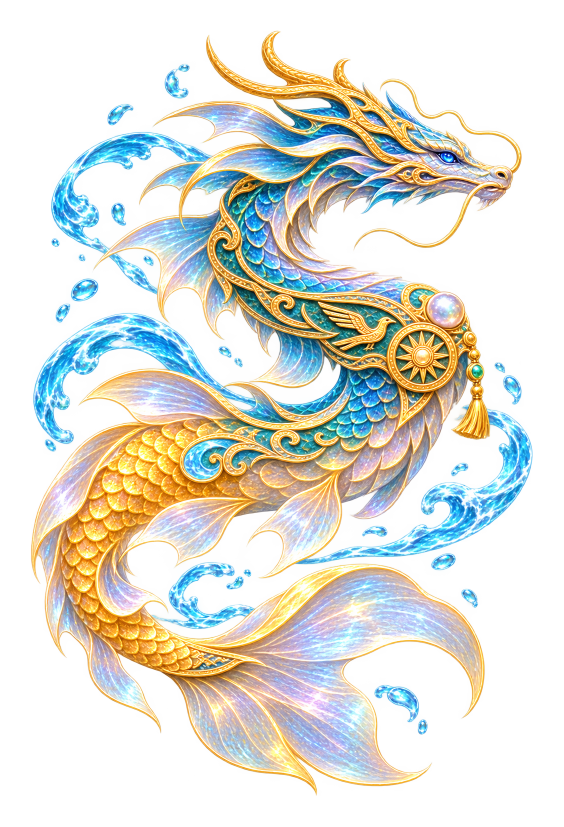
#> input picture web/son-ha-tien-lo/tranh-goc/thu/ca-chep-hoa-rong.png, 1127 x 1653 px (shown at 1/2 size); its folder holds only this picture in this run
$ python luu-thu.py ../tranh-goc/thu/ca-chep-hoa-rong.png ../tranh-goc/thu/ca-chep-vang.png
#> lines starting #> are read from the running program, lines starting #| are printed output that depends on the picture
"""Lưu một ảnh con vật (ChatGPT, nền trong suốt) thành bản gốc cho game + bản web.

python web/son-ha-tien-lo/cong-cu/luu-thu.py <vào.png> <tên>

- Bản gốc: tranh-goc/thu/<tên>.png — giữ nguyên độ phân giải, cắt sát rồi chừa lề 4% (để rig / làm ảnh động sau).
- Bản web: anh/vp/thu-<tên>.webp — cao 420px.
"""
import sys
from pathlib import Path
from PIL import Image

GOC = Path(__file__).resolve().parent.parent
vao, ten = sys.argv[1], sys.argv[2]
im = Image.open(vao).convert('RGBA')
#> im is the input picture: PIL image 1127x1653 RGBA; mean R, G, B, A 134.1, 137.5, 122.6, 109.5
hop = im.split()[3].point(lambda v: 255 if v > 20 else 0).getbbox()
#> hop = (61, 61, 1066, 1592)
im = im.crop(hop)
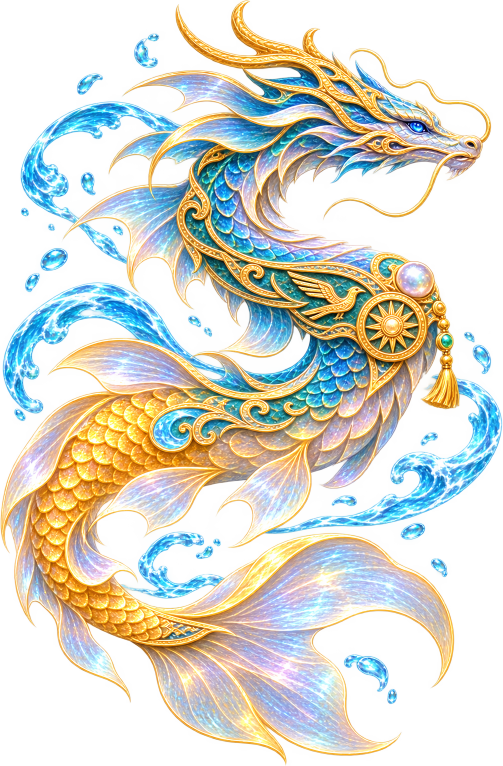
#> im: PIL image 1005x1531 RGBA (shown at 1/2 size); mean R, G, B, A 162.4, 166.5, 148.4, 132.6; transparent parts drawn white
le = int(max(im.size) * 0.04)
#> le = 61
khung = Image.new('RGBA', (im.width + 2 * le, im.height + 2 * le), (0, 0, 0, 0))
#> khung: PIL image 1127x1653 RGBA; every value is 0
khung.paste(im, (le, le))
(GOC / 'tranh-goc/thu').mkdir(parents=True, exist_ok=True)
(GOC / 'anh/vp').mkdir(parents=True, exist_ok=True)
khung.save(GOC / f'tranh-goc/thu/{ten}.png')
cao = 420
khung.resize((round(khung.width * cao / khung.height), cao), Image.LANCZOS).save(GOC / f'anh/vp/thu-{ten}.webp', quality=86)
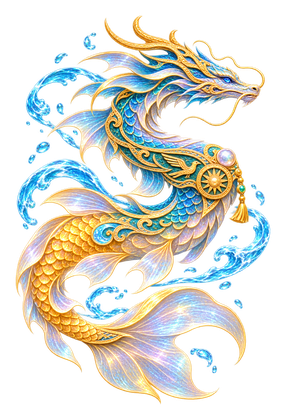
#> saved as ca-chep-vang.png.webp: PIL image 286x420 RGBA; mean R, G, B, A 96.5, 98.6, 87.9, 109.7; transparent parts drawn white
print('xong', ten, khung.size)
#| xong ../tranh-goc/thu/ca-chep-vang.png (1127, 1653)

$ run again, on web/son-ha-tien-lo/tranh-goc/thu/cuoi-ngua.png
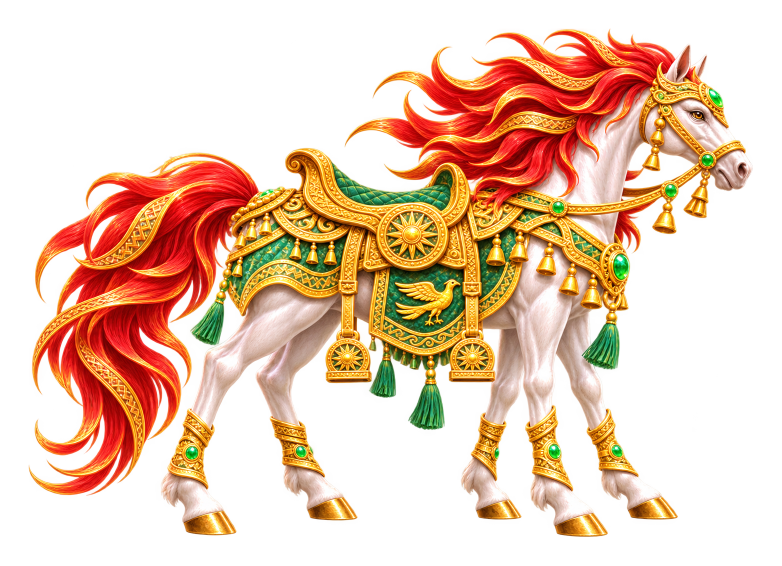
#> input picture web/son-ha-tien-lo/tranh-goc/thu/cuoi-ngua.png, 1563 x 1131 px (shown at 1/2 size)
#> im is the input picture: PIL image 1563x1131 RGBA; mean R, G, B, A 138.5, 89, 47.5, 103.7
#> hop = (57, 57, 1506, 1074)
#> `im = im.crop(hop)`:
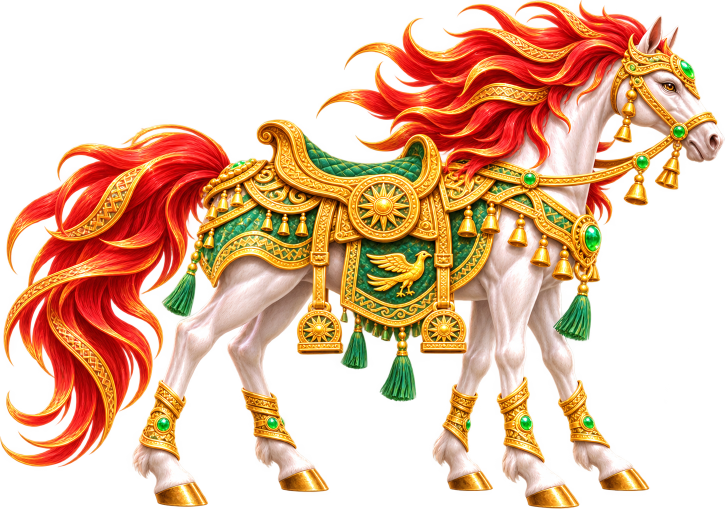
#> im: PIL image 1449x1017 RGBA (shown at 1/2 size); mean R, G, B, A 166.1, 106.8, 57, 124.4; transparent parts drawn white
#> khung: PIL image 1563x1131 RGBA; every value is 0
#> `khung.resize((round(khung.width * cao / khung.height), cao), Image.LAN..`:
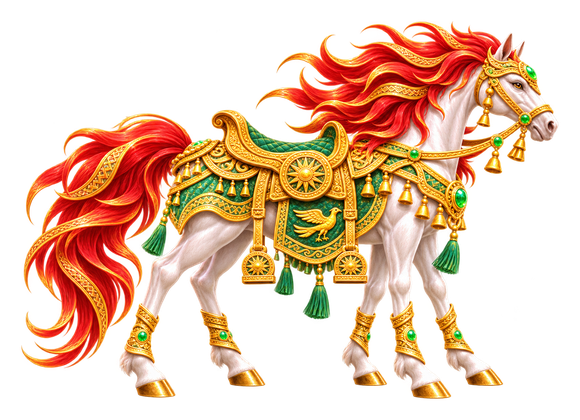
#> saved as cuoi-ngua.png.webp: PIL image 580x420 RGBA; mean R, G, B, A 96.7, 60.2, 32.2, 103.8; transparent parts drawn white
#| xong ../tranh-goc/thu/cuoi-ngua.png (1563, 1131)

$ run again, on web/son-ha-tien-lo/tranh-goc/thu/cuoi-rua.png
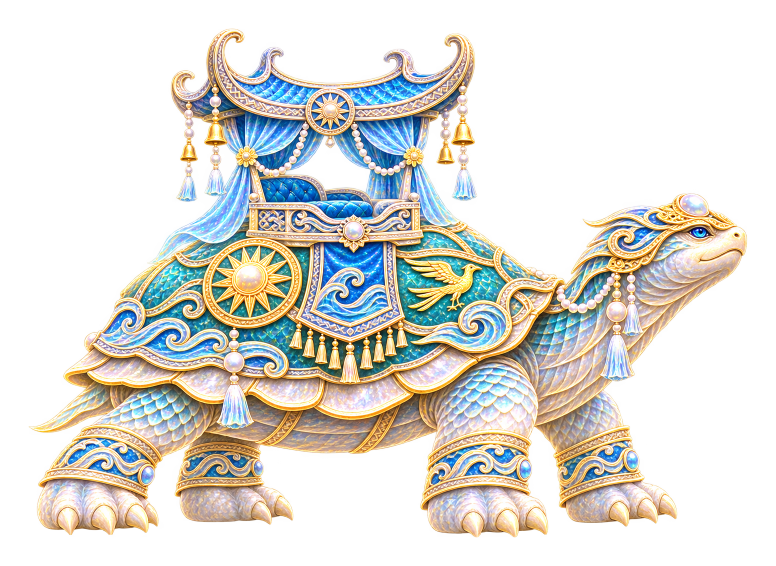
#> input picture web/son-ha-tien-lo/tranh-goc/thu/cuoi-rua.png, 1552 x 1132 px (shown at 1/2 size)
#> im is the input picture: PIL image 1552x1132 RGBA; mean R, G, B, A 126.4, 121, 107.5, 111.6
#> hop = (57, 57, 1495, 1075)
#> `im = im.crop(hop)`:
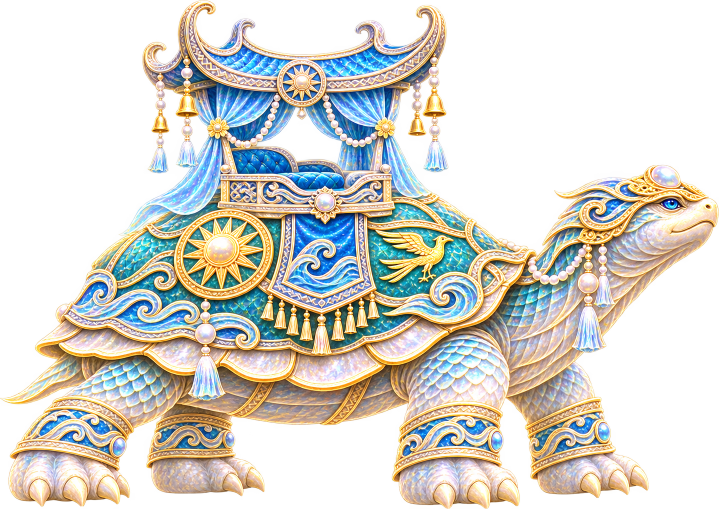
#> im: PIL image 1438x1018 RGBA (shown at 1/2 size); mean R, G, B, A 151.6, 145.2, 129.1, 133.9; transparent parts drawn white
#> khung: PIL image 1552x1132 RGBA; every value is 0
#> `khung.resize((round(khung.width * cao / khung.height), cao), Image.LAN..`:
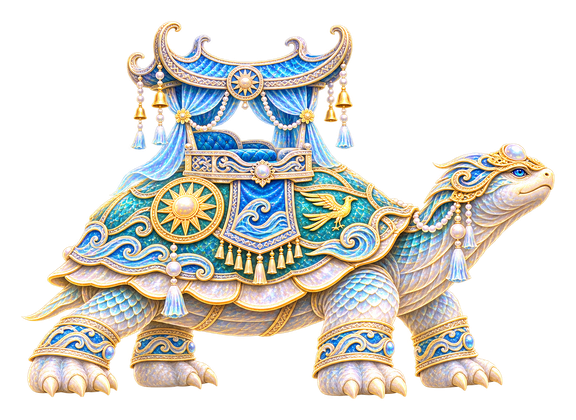
#> saved as cuoi-rua.png.webp: PIL image 576x420 RGBA; mean R, G, B, A 85.1, 83.6, 76.1, 111.6; transparent parts drawn white
#| xong ../tranh-goc/thu/cuoi-rua.png (1552, 1132)

$ run again, on web/son-ha-tien-lo/tranh-goc/thu/cuoi-voi.png
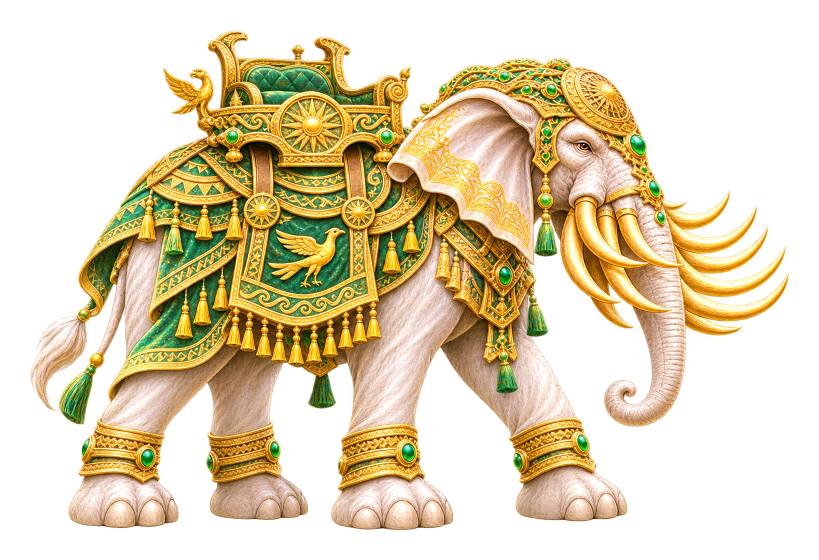
#> input picture web/son-ha-tien-lo/tranh-goc/thu/cuoi-voi.png, 1638 x 1120 px (shown at 1/2 size)
#> im is the input picture: PIL image 1638x1120 RGBA; mean R, G, B, A 134.7, 112.7, 65.7, 118.4
#> hop = (60, 60, 1578, 1060)
#> `im = im.crop(hop)`:
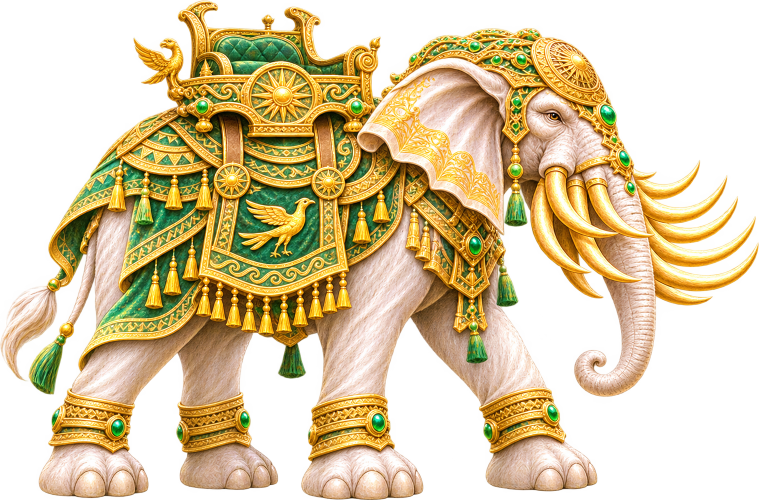
#> im: PIL image 1518x1000 RGBA (shown at 1/2 size); mean R, G, B, A 162.8, 136.1, 79.4, 143.1; transparent parts drawn white
#> khung: PIL image 1638x1120 RGBA; every value is 0
#> `khung.resize((round(khung.width * cao / khung.height), cao), Image.LAN..`:
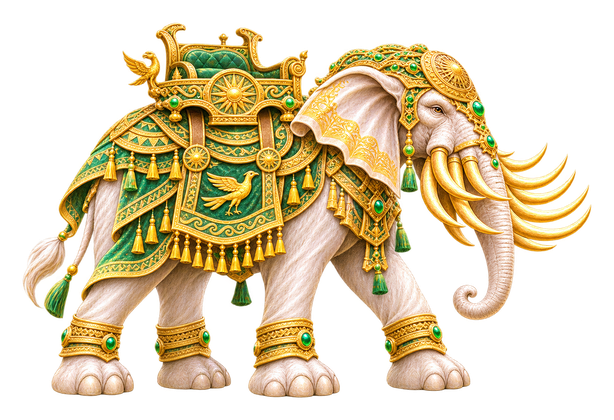
#> saved as cuoi-voi.png.webp: PIL image 614x420 RGBA; mean R, G, B, A 97.9, 82.9, 47.5, 118.4; transparent parts drawn white
#| xong ../tranh-goc/thu/cuoi-voi.png (1638, 1120)

$ run again, on web/son-ha-tien-lo/tranh-goc/thu/ca-chep-vang.png
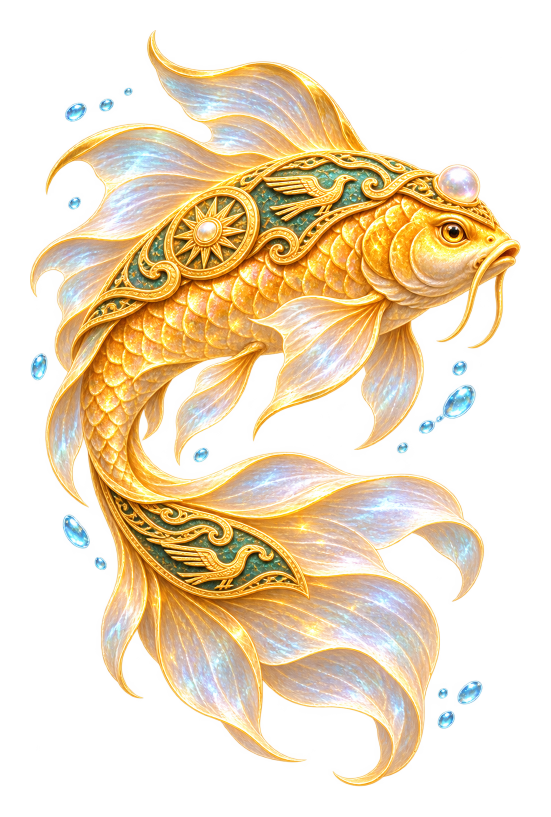
#> input picture web/son-ha-tien-lo/tranh-goc/thu/ca-chep-vang.png, 1101 x 1633 px (shown at 1/2 size)
#> im is the input picture: PIL image 1101x1633 RGBA; mean R, G, B, A 153.9, 131.7, 91, 115.5
#> hop = (60, 60, 1041, 1573)
#> `im = im.crop(hop)`:
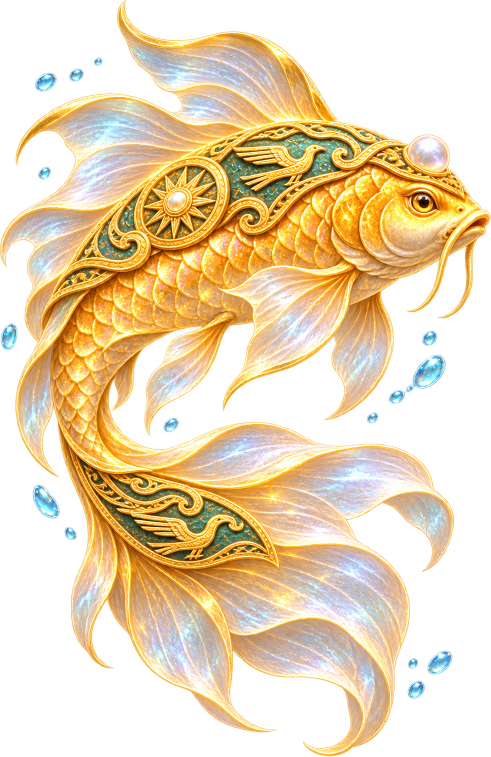
#> im: PIL image 981x1513 RGBA (shown at 1/2 size); mean R, G, B, A 186.4, 159.5, 110.3, 139.9; transparent parts drawn white
#> khung: PIL image 1101x1633 RGBA; every value is 0
#> `khung.resize((round(khung.width * cao / khung.height), cao), Image.LAN..`:
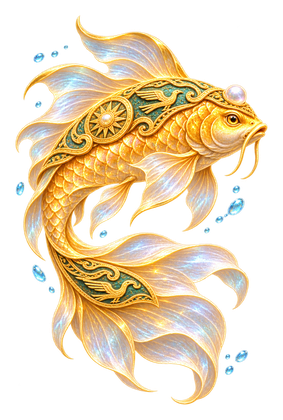
#> saved as ca-chep-vang.png.webp: PIL image 283x420 RGBA; mean R, G, B, A 112.5, 94.6, 63.5, 115.6; transparent parts drawn white
#| xong ../tranh-goc/thu/ca-chep-vang.png (1101, 1633)
